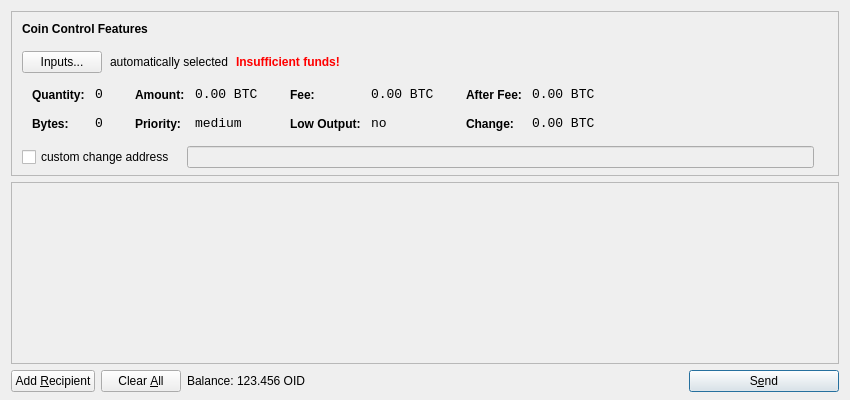
<?xml version="1.0" encoding="UTF-8"?>
<ui version="4.0">
 <class>SendCoinsDialog</class>
 <widget class="QDialog" name="SendCoinsDialog">
  <property name="geometry">
   <rect>
    <x>0</x>
    <y>0</y>
    <width>850</width>
    <height>400</height>
   </rect>
  </property>
  <property name="windowTitle">
   <string>Send Coins</string>
  </property>
  <layout class="QVBoxLayout" name="verticalLayout" stretch="0,1,0">
   <property name="bottomMargin">
    <number>8</number>
   </property>
   <item>
    <widget class="QFrame" name="frameCoinControl">
     <property name="sizePolicy">
      <sizepolicy hsizetype="Expanding" vsizetype="Expanding">
       <horstretch>0</horstretch>
       <verstretch>0</verstretch>
      </sizepolicy>
     </property>
     <property name="maximumSize">
      <size>
       <width>16777215</width>
       <height>16777215</height>
      </size>
     </property>
     <property name="frameShape">
      <enum>QFrame::StyledPanel</enum>
     </property>
     <property name="frameShadow">
      <enum>QFrame::Sunken</enum>
     </property>
     <layout class="QVBoxLayout" name="verticalLayoutCoinControl2">
      <property name="spacing">
       <number>-1</number>
      </property>
      <property name="leftMargin">
       <number>0</number>
      </property>
      <property name="topMargin">
       <number>0</number>
      </property>
      <property name="rightMargin">
       <number>0</number>
      </property>
      <property name="bottomMargin">
       <number>6</number>
      </property>
      <item>
       <layout class="QVBoxLayout" name="verticalLayoutCoinControl" stretch="0,0,0,0,1">
        <property name="spacing">
         <number>0</number>
        </property>
        <property name="leftMargin">
         <number>10</number>
        </property>
        <property name="topMargin">
         <number>10</number>
        </property>
        <item>
         <layout class="QHBoxLayout" name="horizontalLayoutCoinControl1">
          <property name="bottomMargin">
           <number>15</number>
          </property>
          <item>
           <widget class="QLabel" name="labelCoinControlFeatures">
            <property name="sizePolicy">
             <sizepolicy hsizetype="Preferred" vsizetype="Maximum">
              <horstretch>0</horstretch>
              <verstretch>0</verstretch>
             </sizepolicy>
            </property>
            <property name="font">
             <font>
              <weight>75</weight>
              <bold>true</bold>
             </font>
            </property>
            <property name="styleSheet">
             <string notr="true">font-weight:bold;</string>
            </property>
            <property name="text">
             <string>Coin Control Features</string>
            </property>
           </widget>
          </item>
         </layout>
        </item>
        <item>
         <layout class="QHBoxLayout" name="horizontalLayoutCoinControl2" stretch="0,0,0,0">
          <property name="spacing">
           <number>8</number>
          </property>
          <property name="bottomMargin">
           <number>10</number>
          </property>
          <item>
           <widget class="QPushButton" name="pushButtonCoinControl">
            <property name="styleSheet">
             <string notr="true"/>
            </property>
            <property name="text">
             <string>Inputs...</string>
            </property>
           </widget>
          </item>
          <item>
           <widget class="QLabel" name="labelCoinControlAutomaticallySelected">
            <property name="text">
             <string>automatically selected</string>
            </property>
            <property name="margin">
             <number>5</number>
            </property>
           </widget>
          </item>
          <item>
           <widget class="QLabel" name="labelCoinControlInsuffFunds">
            <property name="font">
             <font>
              <weight>75</weight>
              <bold>true</bold>
             </font>
            </property>
            <property name="styleSheet">
             <string notr="true">color:red;font-weight:bold;</string>
            </property>
            <property name="text">
             <string>Insufficient funds!</string>
            </property>
            <property name="margin">
             <number>5</number>
            </property>
           </widget>
          </item>
          <item>
           <spacer name="horizontalSpacerCoinControl">
            <property name="orientation">
             <enum>Qt::Horizontal</enum>
            </property>
            <property name="sizeHint" stdset="0">
             <size>
              <width>40</width>
              <height>1</height>
             </size>
            </property>
           </spacer>
          </item>
         </layout>
        </item>
        <item>
         <widget class="QWidget" name="widgetCoinControl" native="true">
          <property name="sizePolicy">
           <sizepolicy hsizetype="Preferred" vsizetype="Preferred">
            <horstretch>0</horstretch>
            <verstretch>0</verstretch>
           </sizepolicy>
          </property>
          <property name="minimumSize">
           <size>
            <width>0</width>
            <height>0</height>
           </size>
          </property>
          <property name="styleSheet">
           <string notr="true"/>
          </property>
          <layout class="QHBoxLayout" name="horizontalLayoutCoinControl5">
           <property name="margin">
            <number>0</number>
           </property>
           <item>
            <layout class="QHBoxLayout" name="horizontalLayoutCoinControl3" stretch="0,0,0,1">
             <property name="spacing">
              <number>20</number>
             </property>
             <property name="topMargin">
              <number>0</number>
             </property>
             <property name="bottomMargin">
              <number>10</number>
             </property>
             <item>
              <layout class="QFormLayout" name="formLayoutCoinControl1">
               <property name="horizontalSpacing">
                <number>10</number>
               </property>
               <property name="verticalSpacing">
                <number>14</number>
               </property>
               <property name="leftMargin">
                <number>10</number>
               </property>
               <property name="topMargin">
                <number>4</number>
               </property>
               <property name="rightMargin">
                <number>6</number>
               </property>
               <item row="0" column="0">
                <widget class="QLabel" name="labelCoinControlQuantityText">
                 <property name="styleSheet">
                  <string notr="true">font-weight:bold;</string>
                 </property>
                 <property name="text">
                  <string>Quantity:</string>
                 </property>
                 <property name="margin">
                  <number>0</number>
                 </property>
                </widget>
               </item>
               <item row="0" column="1">
                <widget class="QLabel" name="labelCoinControlQuantity">
                 <property name="font">
                  <font>
                   <family>Monospace</family>
                   <pointsize>10</pointsize>
                  </font>
                 </property>
                 <property name="cursor">
                  <cursorShape>IBeamCursor</cursorShape>
                 </property>
                 <property name="contextMenuPolicy">
                  <enum>Qt::ActionsContextMenu</enum>
                 </property>
                 <property name="text">
                  <string notr="true">0</string>
                 </property>
                 <property name="margin">
                  <number>0</number>
                 </property>
                 <property name="textInteractionFlags">
                  <set>Qt::LinksAccessibleByMouse|Qt::TextSelectableByKeyboard|Qt::TextSelectableByMouse</set>
                 </property>
                </widget>
               </item>
               <item row="1" column="0">
                <widget class="QLabel" name="labelCoinControlBytesText">
                 <property name="styleSheet">
                  <string notr="true">font-weight:bold;</string>
                 </property>
                 <property name="text">
                  <string>Bytes:</string>
                 </property>
                </widget>
               </item>
               <item row="1" column="1">
                <widget class="QLabel" name="labelCoinControlBytes">
                 <property name="font">
                  <font>
                   <family>Monospace</family>
                   <pointsize>10</pointsize>
                  </font>
                 </property>
                 <property name="cursor">
                  <cursorShape>IBeamCursor</cursorShape>
                 </property>
                 <property name="contextMenuPolicy">
                  <enum>Qt::ActionsContextMenu</enum>
                 </property>
                 <property name="text">
                  <string notr="true">0</string>
                 </property>
                 <property name="textInteractionFlags">
                  <set>Qt::LinksAccessibleByMouse|Qt::TextSelectableByKeyboard|Qt::TextSelectableByMouse</set>
                 </property>
                </widget>
               </item>
              </layout>
             </item>
             <item>
              <layout class="QFormLayout" name="formLayoutCoinControl2">
               <property name="horizontalSpacing">
                <number>10</number>
               </property>
               <property name="verticalSpacing">
                <number>14</number>
               </property>
               <property name="leftMargin">
                <number>6</number>
               </property>
               <property name="topMargin">
                <number>4</number>
               </property>
               <property name="rightMargin">
                <number>6</number>
               </property>
               <item row="0" column="0">
                <widget class="QLabel" name="labelCoinControlAmountText">
                 <property name="styleSheet">
                  <string notr="true">font-weight:bold;</string>
                 </property>
                 <property name="text">
                  <string>Amount:</string>
                 </property>
                 <property name="margin">
                  <number>0</number>
                 </property>
                </widget>
               </item>
               <item row="0" column="1">
                <widget class="QLabel" name="labelCoinControlAmount">
                 <property name="font">
                  <font>
                   <family>Monospace</family>
                   <pointsize>10</pointsize>
                  </font>
                 </property>
                 <property name="cursor">
                  <cursorShape>IBeamCursor</cursorShape>
                 </property>
                 <property name="contextMenuPolicy">
                  <enum>Qt::ActionsContextMenu</enum>
                 </property>
                 <property name="text">
                  <string notr="true">0.00 BTC</string>
                 </property>
                 <property name="textInteractionFlags">
                  <set>Qt::LinksAccessibleByMouse|Qt::TextSelectableByKeyboard|Qt::TextSelectableByMouse</set>
                 </property>
                </widget>
               </item>
               <item row="1" column="0">
                <widget class="QLabel" name="labelCoinControlPriorityText">
                 <property name="styleSheet">
                  <string notr="true">font-weight:bold;</string>
                 </property>
                 <property name="text">
                  <string>Priority:</string>
                 </property>
                </widget>
               </item>
               <item row="1" column="1">
                <widget class="QLabel" name="labelCoinControlPriority">
                 <property name="font">
                  <font>
                   <family>Monospace</family>
                   <pointsize>10</pointsize>
                  </font>
                 </property>
                 <property name="cursor">
                  <cursorShape>IBeamCursor</cursorShape>
                 </property>
                 <property name="contextMenuPolicy">
                  <enum>Qt::ActionsContextMenu</enum>
                 </property>
                 <property name="text">
                  <string>medium</string>
                 </property>
                 <property name="textInteractionFlags">
                  <set>Qt::LinksAccessibleByMouse|Qt::TextSelectableByKeyboard|Qt::TextSelectableByMouse</set>
                 </property>
                </widget>
               </item>
              </layout>
             </item>
             <item>
              <layout class="QFormLayout" name="formLayoutCoinControl3">
               <property name="horizontalSpacing">
                <number>10</number>
               </property>
               <property name="verticalSpacing">
                <number>14</number>
               </property>
               <property name="leftMargin">
                <number>6</number>
               </property>
               <property name="topMargin">
                <number>4</number>
               </property>
               <property name="rightMargin">
                <number>6</number>
               </property>
               <item row="0" column="0">
                <widget class="QLabel" name="labelCoinControlFeeText">
                 <property name="styleSheet">
                  <string notr="true">font-weight:bold;</string>
                 </property>
                 <property name="text">
                  <string>Fee:</string>
                 </property>
                 <property name="margin">
                  <number>0</number>
                 </property>
                </widget>
               </item>
               <item row="0" column="1">
                <widget class="QLabel" name="labelCoinControlFee">
                 <property name="font">
                  <font>
                   <family>Monospace</family>
                   <pointsize>10</pointsize>
                  </font>
                 </property>
                 <property name="cursor">
                  <cursorShape>IBeamCursor</cursorShape>
                 </property>
                 <property name="contextMenuPolicy">
                  <enum>Qt::ActionsContextMenu</enum>
                 </property>
                 <property name="text">
                  <string notr="true">0.00 BTC</string>
                 </property>
                 <property name="textInteractionFlags">
                  <set>Qt::LinksAccessibleByMouse|Qt::TextSelectableByKeyboard|Qt::TextSelectableByMouse</set>
                 </property>
                </widget>
               </item>
               <item row="1" column="0">
                <widget class="QLabel" name="labelCoinControlLowOutputText">
                 <property name="styleSheet">
                  <string notr="true">font-weight:bold;</string>
                 </property>
                 <property name="text">
                  <string>Low Output:</string>
                 </property>
                </widget>
               </item>
               <item row="1" column="1">
                <widget class="QLabel" name="labelCoinControlLowOutput">
                 <property name="font">
                  <font>
                   <family>Monospace</family>
                   <pointsize>10</pointsize>
                  </font>
                 </property>
                 <property name="cursor">
                  <cursorShape>IBeamCursor</cursorShape>
                 </property>
                 <property name="contextMenuPolicy">
                  <enum>Qt::ActionsContextMenu</enum>
                 </property>
                 <property name="text">
                  <string>no</string>
                 </property>
                 <property name="textInteractionFlags">
                  <set>Qt::LinksAccessibleByMouse|Qt::TextSelectableByKeyboard|Qt::TextSelectableByMouse</set>
                 </property>
                </widget>
               </item>
              </layout>
             </item>
             <item>
              <layout class="QFormLayout" name="formLayoutCoinControl4">
               <property name="horizontalSpacing">
                <number>10</number>
               </property>
               <property name="verticalSpacing">
                <number>14</number>
               </property>
               <property name="leftMargin">
                <number>6</number>
               </property>
               <property name="topMargin">
                <number>4</number>
               </property>
               <property name="rightMargin">
                <number>6</number>
               </property>
               <item row="0" column="0">
                <widget class="QLabel" name="labelCoinControlAfterFeeText">
                 <property name="styleSheet">
                  <string notr="true">font-weight:bold;</string>
                 </property>
                 <property name="text">
                  <string>After Fee:</string>
                 </property>
                 <property name="margin">
                  <number>0</number>
                 </property>
                </widget>
               </item>
               <item row="0" column="1">
                <widget class="QLabel" name="labelCoinControlAfterFee">
                 <property name="font">
                  <font>
                   <family>Monospace</family>
                   <pointsize>10</pointsize>
                  </font>
                 </property>
                 <property name="cursor">
                  <cursorShape>IBeamCursor</cursorShape>
                 </property>
                 <property name="contextMenuPolicy">
                  <enum>Qt::ActionsContextMenu</enum>
                 </property>
                 <property name="text">
                  <string notr="true">0.00 BTC</string>
                 </property>
                 <property name="textInteractionFlags">
                  <set>Qt::LinksAccessibleByMouse|Qt::TextSelectableByKeyboard|Qt::TextSelectableByMouse</set>
                 </property>
                </widget>
               </item>
               <item row="1" column="0">
                <widget class="QLabel" name="labelCoinControlChangeText">
                 <property name="styleSheet">
                  <string notr="true">font-weight:bold;</string>
                 </property>
                 <property name="text">
                  <string>Change:</string>
                 </property>
                </widget>
               </item>
               <item row="1" column="1">
                <widget class="QLabel" name="labelCoinControlChange">
                 <property name="font">
                  <font>
                   <family>Monospace</family>
                   <pointsize>10</pointsize>
                  </font>
                 </property>
                 <property name="cursor">
                  <cursorShape>IBeamCursor</cursorShape>
                 </property>
                 <property name="contextMenuPolicy">
                  <enum>Qt::ActionsContextMenu</enum>
                 </property>
                 <property name="text">
                  <string notr="true">0.00 BTC</string>
                 </property>
                 <property name="textInteractionFlags">
                  <set>Qt::LinksAccessibleByMouse|Qt::TextSelectableByKeyboard|Qt::TextSelectableByMouse</set>
                 </property>
                </widget>
               </item>
              </layout>
             </item>
            </layout>
           </item>
          </layout>
         </widget>
        </item>
        <item>
         <layout class="QHBoxLayout" name="horizontalLayoutCoinControl4" stretch="0,0,0">
          <property name="spacing">
           <number>12</number>
          </property>
          <property name="sizeConstraint">
           <enum>QLayout::SetDefaultConstraint</enum>
          </property>
          <property name="topMargin">
           <number>5</number>
          </property>
          <property name="rightMargin">
           <number>5</number>
          </property>
          <item>
           <widget class="QCheckBox" name="checkBoxCoinControlChange">
            <property name="text">
             <string>custom change address</string>
            </property>
           </widget>
          </item>
          <item>
           <widget class="QLineEdit" name="lineEditCoinControlChange">
            <property name="enabled">
             <bool>false</bool>
            </property>
            <property name="sizePolicy">
             <sizepolicy hsizetype="Expanding" vsizetype="Fixed">
              <horstretch>0</horstretch>
              <verstretch>0</verstretch>
             </sizepolicy>
            </property>
           </widget>
          </item>
          <item>
           <widget class="QLabel" name="labelCoinControlChangeLabel">
            <property name="sizePolicy">
             <sizepolicy hsizetype="Preferred" vsizetype="Expanding">
              <horstretch>0</horstretch>
              <verstretch>0</verstretch>
             </sizepolicy>
            </property>
            <property name="minimumSize">
             <size>
              <width>0</width>
              <height>0</height>
             </size>
            </property>
            <property name="text">
             <string/>
            </property>
            <property name="margin">
             <number>3</number>
            </property>
           </widget>
          </item>
         </layout>
        </item>
        <item>
         <spacer name="verticalSpacerCoinControl">
          <property name="orientation">
           <enum>Qt::Vertical</enum>
          </property>
          <property name="sizeHint" stdset="0">
           <size>
            <width>800</width>
            <height>1</height>
           </size>
          </property>
         </spacer>
        </item>
       </layout>
      </item>
     </layout>
    </widget>
   </item>
   <item>
    <widget class="QScrollArea" name="scrollArea">
     <property name="widgetResizable">
      <bool>true</bool>
     </property>
     <widget class="QWidget" name="scrollAreaWidgetContents">
      <property name="geometry">
       <rect>
        <x>0</x>
        <y>0</y>
        <width>830</width>
        <height>165</height>
       </rect>
      </property>
      <layout class="QVBoxLayout" name="verticalLayout_2">
       <property name="margin">
        <number>0</number>
       </property>
       <item>
        <layout class="QVBoxLayout" name="entries">
         <property name="spacing">
          <number>6</number>
         </property>
        </layout>
       </item>
       <item>
        <spacer name="verticalSpacer">
         <property name="orientation">
          <enum>Qt::Vertical</enum>
         </property>
         <property name="sizeHint" stdset="0">
          <size>
           <width>20</width>
           <height>40</height>
          </size>
         </property>
        </spacer>
       </item>
      </layout>
     </widget>
    </widget>
   </item>
   <item>
    <layout class="QHBoxLayout" name="horizontalLayout">
     <item>
      <widget class="QPushButton" name="addButton">
       <property name="toolTip">
        <string>Send to multiple recipients at once</string>
       </property>
       <property name="text">
        <string>Add &amp;Recipient</string>
       </property>
       <property name="icon">
        <iconset resource="../bitcoin.qrc">
         <normaloff>:/icons/add</normaloff>:/icons/add</iconset>
       </property>
       <property name="autoDefault">
        <bool>false</bool>
       </property>
      </widget>
     </item>
     <item>
      <widget class="QPushButton" name="clearButton">
       <property name="sizePolicy">
        <sizepolicy hsizetype="Minimum" vsizetype="Fixed">
         <horstretch>0</horstretch>
         <verstretch>0</verstretch>
        </sizepolicy>
       </property>
       <property name="toolTip">
        <string>Remove all transaction fields</string>
       </property>
       <property name="text">
        <string>Clear &amp;All</string>
       </property>
       <property name="icon">
        <iconset resource="../bitcoin.qrc">
         <normaloff>:/icons/remove</normaloff>:/icons/remove</iconset>
       </property>
       <property name="autoRepeatDelay">
        <number>300</number>
       </property>
       <property name="autoDefault">
        <bool>false</bool>
       </property>
      </widget>
     </item>
     <item>
      <layout class="QHBoxLayout" name="horizontalLayout_2">
       <property name="spacing">
        <number>3</number>
       </property>
       <item>
        <widget class="QLabel" name="label">
         <property name="text">
          <string>Balance:</string>
         </property>
        </widget>
       </item>
       <item>
        <widget class="QLabel" name="labelBalance">
         <property name="cursor">
          <cursorShape>IBeamCursor</cursorShape>
         </property>
         <property name="text">
          <string>123.456 OID</string>
         </property>
         <property name="textInteractionFlags">
          <set>Qt::LinksAccessibleByMouse|Qt::TextSelectableByKeyboard|Qt::TextSelectableByMouse</set>
         </property>
        </widget>
       </item>
      </layout>
     </item>
     <item>
      <spacer name="horizontalSpacer">
       <property name="orientation">
        <enum>Qt::Horizontal</enum>
       </property>
       <property name="sizeHint" stdset="0">
        <size>
         <width>40</width>
         <height>20</height>
        </size>
       </property>
      </spacer>
     </item>
     <item>
      <widget class="QPushButton" name="sendButton">
       <property name="minimumSize">
        <size>
         <width>150</width>
         <height>0</height>
        </size>
       </property>
       <property name="toolTip">
        <string>Confirm the send action</string>
       </property>
       <property name="text">
        <string>S&amp;end</string>
       </property>
       <property name="icon">
        <iconset resource="../bitcoin.qrc">
         <normaloff>:/icons/send</normaloff>:/icons/send</iconset>
       </property>
       <property name="default">
        <bool>true</bool>
       </property>
      </widget>
     </item>
    </layout>
   </item>
  </layout>
 </widget>
 <resources>
  <include location="../bitcoin.qrc"/>
 </resources>
 <connections/>
</ui>
